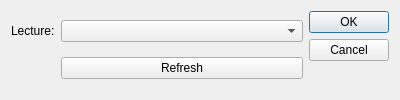
<?xml version="1.0" encoding="UTF-8"?>
<ui version="4.0">
 <class>lectureselectDialog</class>
 <widget class="QDialog" name="lectureselectDialog">
  <property name="geometry">
   <rect>
    <x>0</x>
    <y>0</y>
    <width>400</width>
    <height>100</height>
   </rect>
  </property>
  <property name="sizePolicy">
   <sizepolicy hsizetype="Fixed" vsizetype="Fixed">
    <horstretch>40</horstretch>
    <verstretch>0</verstretch>
   </sizepolicy>
  </property>
  <property name="minimumSize">
   <size>
    <width>400</width>
    <height>100</height>
   </size>
  </property>
  <property name="maximumSize">
   <size>
    <width>400</width>
    <height>100</height>
   </size>
  </property>
  <property name="windowTitle">
   <string>Selector</string>
  </property>
  <layout class="QHBoxLayout" name="horizontalLayout">
   <item>
    <layout class="QGridLayout" name="gridLayout">
     <item row="0" column="0">
      <widget class="QLabel" name="label">
       <property name="sizePolicy">
        <sizepolicy hsizetype="Fixed" vsizetype="Preferred">
         <horstretch>0</horstretch>
         <verstretch>0</verstretch>
        </sizepolicy>
       </property>
       <property name="text">
        <string>Lecture:</string>
       </property>
      </widget>
     </item>
     <item row="0" column="1">
      <widget class="QComboBox" name="LecSel"/>
     </item>
     <item row="1" column="1">
      <widget class="QPushButton" name="pushButton">
       <property name="text">
        <string>Refresh</string>
       </property>
      </widget>
     </item>
    </layout>
   </item>
   <item>
    <widget class="QDialogButtonBox" name="buttonBox">
     <property name="orientation">
      <enum>Qt::Vertical</enum>
     </property>
     <property name="standardButtons">
      <set>QDialogButtonBox::Cancel|QDialogButtonBox::Ok</set>
     </property>
    </widget>
   </item>
  </layout>
 </widget>
 <resources/>
 <connections>
  <connection>
   <sender>buttonBox</sender>
   <signal>accepted()</signal>
   <receiver>lectureselectDialog</receiver>
   <slot>accept()</slot>
   <hints>
    <hint type="sourcelabel">
     <x>248</x>
     <y>254</y>
    </hint>
    <hint type="destinationlabel">
     <x>157</x>
     <y>274</y>
    </hint>
   </hints>
  </connection>
  <connection>
   <sender>buttonBox</sender>
   <signal>rejected()</signal>
   <receiver>lectureselectDialog</receiver>
   <slot>reject()</slot>
   <hints>
    <hint type="sourcelabel">
     <x>316</x>
     <y>260</y>
    </hint>
    <hint type="destinationlabel">
     <x>286</x>
     <y>274</y>
    </hint>
   </hints>
  </connection>
 </connections>
</ui>
